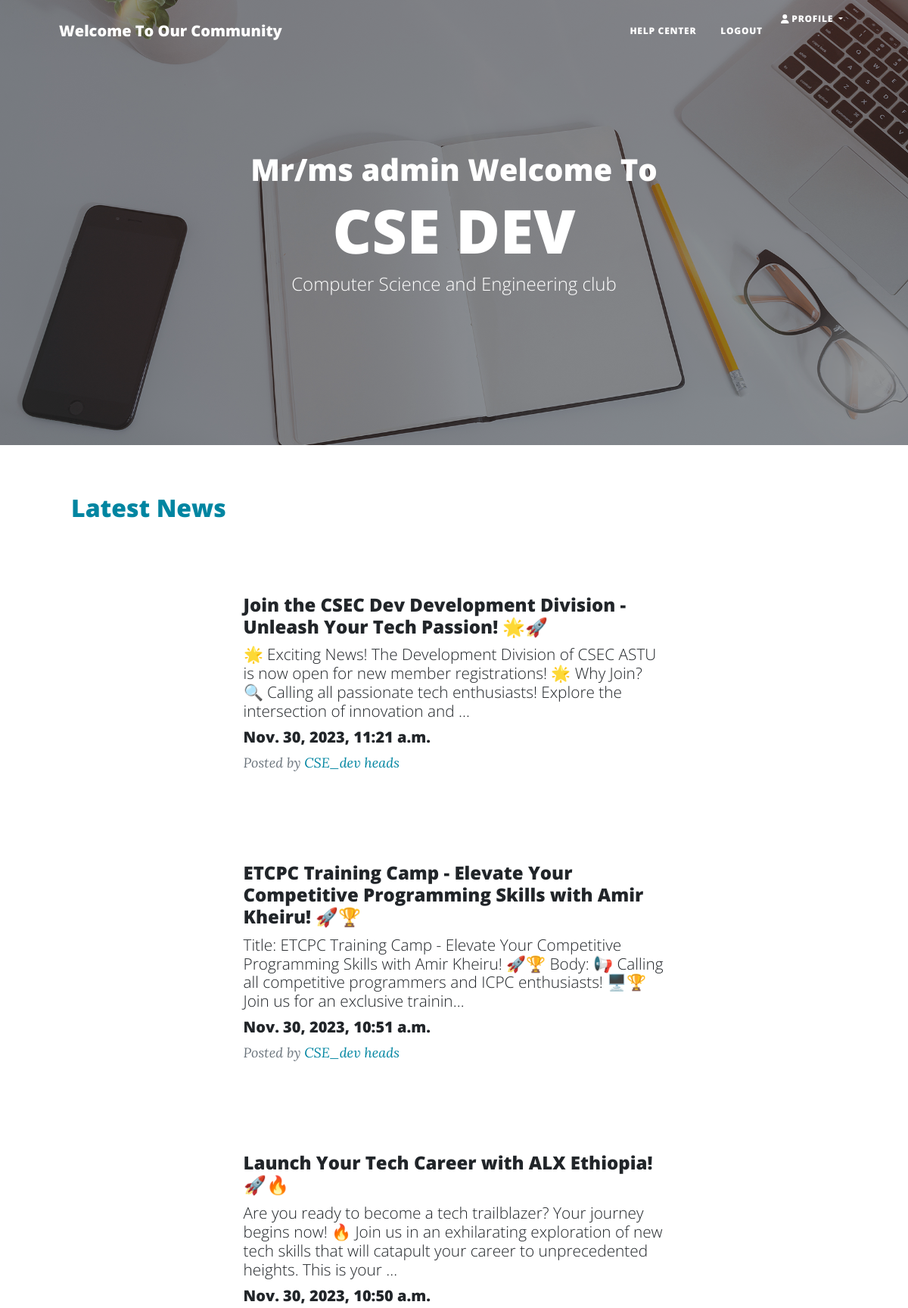
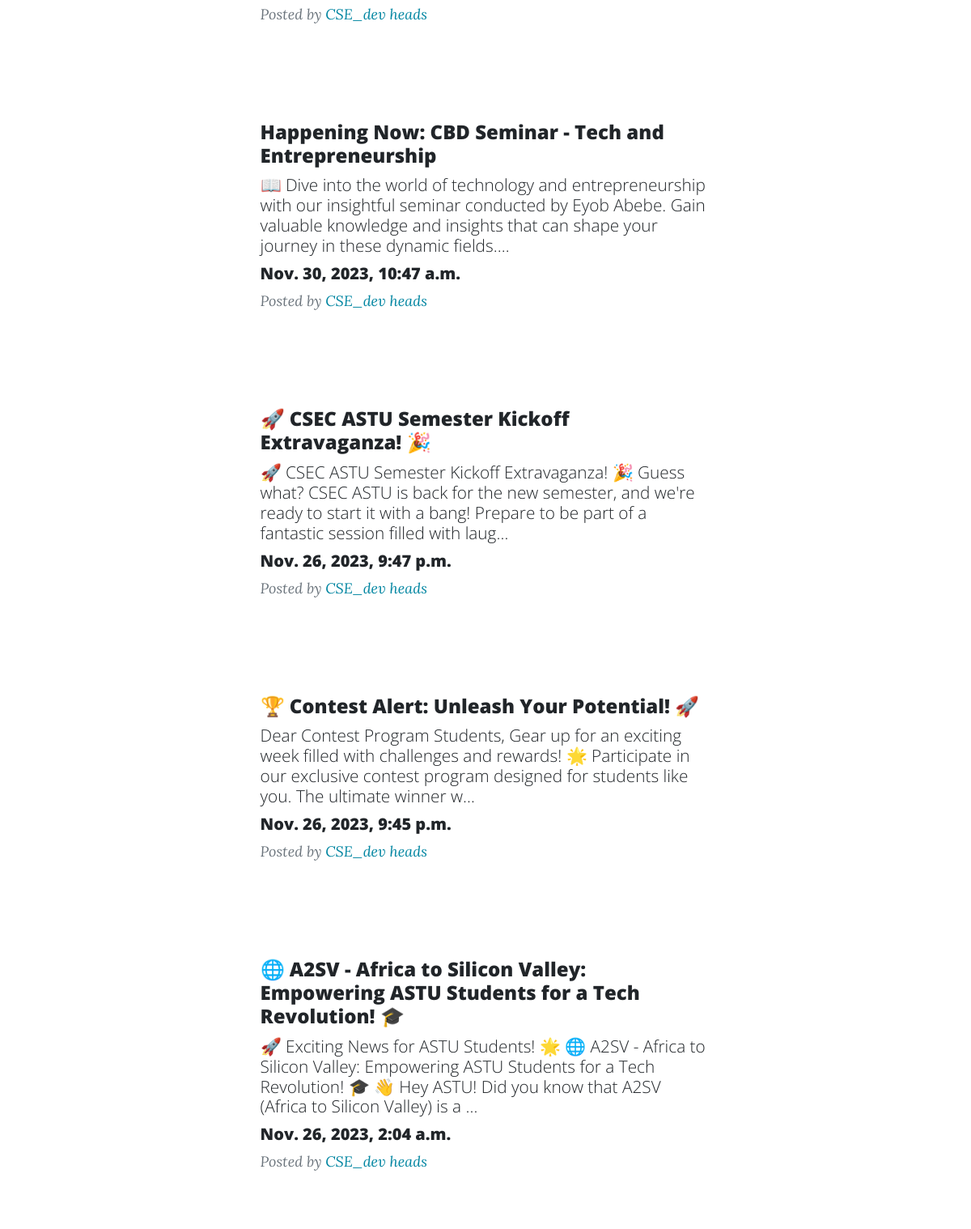
The app's page /home/ (signed in, upper part) with its own data (2 pictures, top to bottom).
### pro/models.py (models this page shows, shortened)
class Post(models.Model):
    title = models.CharField(max_length=200)
    body = models.CharField(max_length=10000000)
    date = models.DateTimeField(default=datetime.now)

### pro/views.py (the view)
# urls.py: path('home/', views.home, name='home'),
def home(request):
        posts=Post.objects.all()
        return render(request, 'home.html',{'posts':posts})

### template/home.html (shortened to what this page needs)
<!DOCTYPE html>
<html lang="en">
    <head>
        <link rel="stylesheet" href="https://cdn.jsdelivr.net/npm/bootstrap@5.3.2/dist/css/bootstrap.min.css">
        {% load static %}
        <link href="{% static 'css/styles.css' %}" rel="stylesheet" />
    </head>
    <body>
        <nav class="navbar navbar-expand-lg navbar-light" id="mainNav">
            <div class="container px-4 px-lg-5">
                <a class="navbar-brand" href="">Welcome To Our Community</a>
                <button class="navbar-toggler" type="button" data-bs-toggle="collapse" data-bs-target="#navbarResponsive" aria-controls="navbarResponsive" aria-expanded="false" aria-label="Toggle navigation">
                <button class="navbar-toggler" type="button" data-bs-toggle="collapse" data-bs-target="#navbarResponsive" aria-controls="navbarResponsive" aria-expanded="false" aria-label="Toggle navigation">
    <div class="collapse navbar-collapse" id="navbarResponsive">
        <ul class="navbar-nav ms-auto py-4 py-lg-0">
            <li class="nav-item">
                <a class="nav-link px-lg-3 py-3 py-lg-4" href="https://t.me/BiniTech" target="_blank">
                    HELP CENTER
                </a>
            </li>
            <li class="nav-item">
                <a class="nav-link px-lg-3 py-3 py-lg-4" href="{% url 'login_view' %}">
                    Logout
                </a>
            </li>
            <li class="nav-item dropdown">
                <a class="nav-link dropdown-toggle" href="#" id="profileDropdown" role="button" data-bs-toggle="dropdown" aria-expanded="false">
                    <i class="fas fa-user"></i> Profile
                </a>
            </li>
        </ul>
    </div>
            </div>
        </nav>
        <header class="masthead bg-primary text-white" style="background-image: url('{% static 'assets/img/home-bg.jpg' %}')">
            <div class="container position-relative px-4 px-lg-5">
                <div class="row gx-4 gx-lg-5 justify-content-center">
                    <div class="col-md-10 col-lg-8 col-xl-7">
                        <div class="site-heading">
                            {% if user.is_authenticated %}
                                <h1 style="font-size: 2em;">Mr/ms {{ user.username }} Welcome To </h1>
                            {% endif %}
                            <h1>CSE DEV</h1>
                            <span class="subheading">Computer Science and Engineering club</span>
                        </div>
                    </div>
                </div>
            </div>
        </header>
        <div class="container px-4 px-lg-5">
            <div class="row gx-4 gx-lg-5 justify-content-start mb-4">
                <div class="col-md-8 col-lg-6">
                    <div class="latest-news bg-white text-primary p-3">
                        <h2>Latest News</h2>
                    </div>
                </div>
            </div>
            <div class="row gx-4 gx-lg-5 justify-content-center">
                {% for post in posts reversed %}
                    <div class="col-md-10 col-lg-8 col-xl-7">
                        <div class="post-preview mb-4 bg-white p-3">
                            <a href="/posts/{{ post.id }}/">
                                <h2 style="font-size: 1.5rem;" class="post-title">{{ post.title }}</h2>
                                <h3  style="font-size: 1.3rem;" class="post-subtitle">{{ post.body|truncatechars:200 }}</h3>
                                <h5>{{ post.date }}</h5>
                            </a>
                            <p class="post-meta">
                                Posted by
                                <a href="#!" class="text-primary">CSE_dev heads</a>
                            </p>
                        </div>
                    </div>
                {% endfor %}
            </div>
        </div>
    </body>
</html>

### records on screen
Post: title "Join the CSEC Dev Development Division - Unleash Your Tech Passion! 🌟🚀", body "🌟 Exciting News! The Development Division of CSEC ASTU is now open for new member registrations! 🌟 Why Join? 🔍 Calling all passionate tech enthusiasts! Explore the intersection of innovation and …", date "Nov. 30, 2023, 11:21 a.m."
Post: title "ETCPC Training Camp - Elevate Your Competitive Programming Skills with Amir Kheiru! 🚀🏆", body "Title: ETCPC Training Camp - Elevate Your Competitive Programming Skills with Amir Kheiru! 🚀🏆 Body: 📢 Calling all competitive programmers and ICPC enthusiasts! 🖥🏆 Join us for an exclusive trainin…", date "Nov. 30, 2023, 10:51 a.m."
Post: title "Launch Your Tech Career with ALX Ethiopia! 🚀🔥", body "Are you ready to become a tech trailblazer? Your journey begins now! 🔥 Join us in an exhilarating exploration of new tech skills that will catapult your career to unprecedented heights. This is your …", date "Nov. 30, 2023, 10:50 a.m."
Post: title "Happening Now: CBD Seminar - Tech and Entrepreneurship", body "📖 Dive into the world of technology and entrepreneurship with our insightful seminar conducted by Eyob Abebe. Gain valuable knowledge and insights that can shape your journey in these dynamic fields.…", date "Nov. 30, 2023, 10:47 a.m."
Post: title "🚀 CSEC ASTU Semester Kickoff Extravaganza! 🎉", body "🚀 CSEC ASTU Semester Kickoff Extravaganza! 🎉 Guess what? CSEC ASTU is back for the new semester, and we're ready to start it with a bang! Prepare to be part of a fantastic session filled with laug…", date "Nov. 26, 2023, 9:47 p.m."
Post: title "🏆 Contest Alert: Unleash Your Potential! 🚀", body "Dear Contest Program Students, Gear up for an exciting week filled with challenges and rewards! 🌟 Participate in our exclusive contest program designed for students like you. The ultimate winner w…", date "Nov. 26, 2023, 9:45 p.m."
Post: title "🌐 A2SV - Africa to Silicon Valley: Empowering ASTU Students for a Tech Revolution! 🎓", body "🚀 Exciting News for ASTU Students! 🌟 🌐 A2SV - Africa to Silicon Valley: Empowering ASTU Students for a Tech Revolution! 🎓 👋 Hey ASTU! Did you know that A2SV (Africa to Silicon Valley) is a …", date "Nov. 26, 2023, 2:04 a.m."

### other values on screen
{{ user.username }} "admin"
